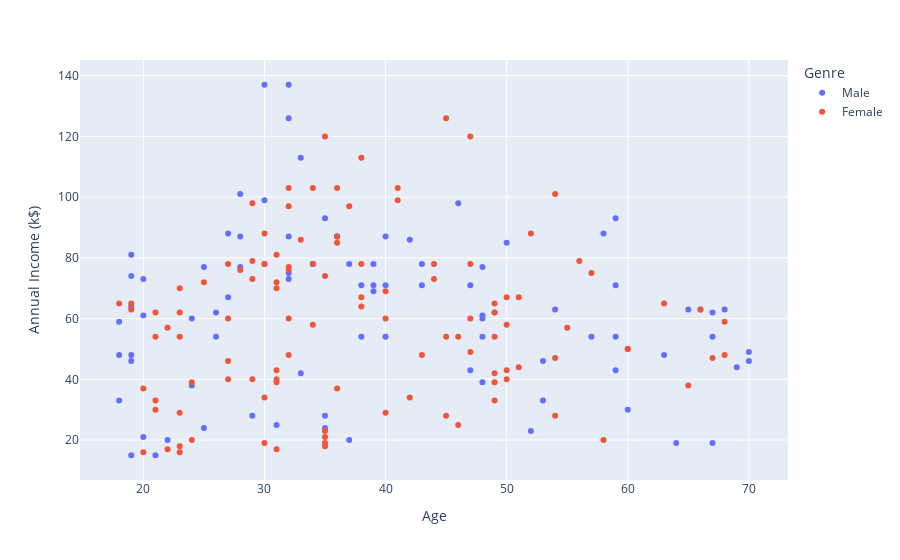

Notebook source saved alongside this figure:
### Code cell
fig = px.scatter(df, x="Age", y="Annual Income (k$)", color="Genre")
fig.show()

### Figure 1 — Plotly figure (JSON) as saved in the notebook; plotly's stock layout.template omitted (floating-point values rounded to 4 significant figures)
{"data": [{"hovertemplate": "Genre=Male<br>Age=%{x}<br>Annual Income (k$)=%{y}<extra></extra>", "legendgroup": "Male", "marker": {"color": "#636efa", "symbol": "circle"}, "mode": "markers", "name": "Male", "orientation": "v", "showlegend": true, "type": "scatter", "x": [19, 21, 64, 67, 37, 22, 20, 52, 35, 25, 31, 29, 35, 60, 53, 18, 24, 48, 33, 59, 47, 69, 53, 70, 19, 63, 18, 19, 70, 59, 26, 40, 57, 38, 67, 48, 18, 48, 24, 48, 20, 67, 26, 49, 54, 68, 66, 65, 19, 27, 39, 43, 40, 59, 38, 47, 39, 20, 32, 19, 32, 25, 28, 48, 34, 43, 39, 37, 34, 19, 50, 42, 32, 40, 28, 36, 36, 58, 27, 59, 35, 46, 30, 28, 33, 32, 32, 30], "xaxis": "x", "y": [15, 15, 19, 19, 20, 20, 21, 23, 24, 24, 25, 28, 28, 30, 33, 33, 38, 39, 42, 43, 43, 44, 46, 46, 46, 48, 48, 48, 49, 54, 54, 54, 54, 54, 54, 54, 59, 60, 60, 61, 61, 62, 62, 62, 63, 63, 63, 63, 64, 67, 69, 71, 71, 71, 71, 71, 71, 73, 73, 74, 75, 77, 77, 77, 78, 78, 78, 78, 78, 81, 85, 86, 87, 87, 87, 87, 87, 88, 88, 93, 93, 98, 99, 101, 113, 126, 137, 137], "yaxis": "y"}, {"hovertemplate": "Genre=Female<br>Age=%{x}<br>Annual Income (k$)=%{y}<extra></extra>", "legendgroup": "Female", "marker": {"color": "#EF553B", "symbol": "circle"}, "mode": "markers", "name": "Female", "orientation": "v", "showlegend": true, "type": "scatter", "x": [20, 23, 31, 22, 35, 23, 30, 35, 58, 24, 35, 35, 46, 54, 45, 40, 23, 21, 49, 21, 42, 30, 36, 20, 65, 31, 49, 24, 50, 27, 29, 31, 49, 31, 50, 51, 27, 67, 54, 43, 68, 32, 47, 60, 60, 45, 23, 49, 46, 21, 55, 22, 34, 50, 68, 40, 32, 47, 27, 23, 49, 21, 66, 19, 38, 18, 19, 63, 49, 51, 50, 38, 40, 23, 31, 25, 31, 29, 44, 35, 57, 28, 32, 32, 34, 44, 38, 47, 27, 30, 30, 56, 29, 31, 36, 33, 36, 52, 30, 37, 32, 29, 41, 54, 41, 36, 34, 32, 38, 47, 35, 45], "xaxis": "x", "y": [16, 16, 17, 17, 18, 18, 19, 19, 20, 20, 21, 23, 25, 28, 28, 29, 29, 30, 33, 33, 34, 34, 37, 37, 38, 39, 39, 39, 40, 40, 40, 40, 42, 43, 43, 44, 46, 47, 47, 48, 48, 48, 49, 50, 50, 54, 54, 54, 54, 54, 57, 57, 58, 58, 59, 60, 60, 60, 60, 62, 62, 62, 63, 63, 64, 65, 65, 65, 65, 67, 67, 67, 69, 70, 70, 72, 72, 73, 73, 74, 75, 76, 76, 77, 78, 78, 78, 78, 78, 78, 78, 79, 79, 81, 85, 86, 87, 88, 88, 97, 97, 98, 99, 101, 103, 103, 103, 103, 113, 120, 120, 126], "yaxis": "y"}], "layout": {"legend": {"title": {"text": "Genre"}, "tracegroupgap": 0}, "margin": {"t": 60}, "xaxis": {"anchor": "y", "domain": [0, 1], "title": {"text": "Age"}}, "yaxis": {"anchor": "x", "domain": [0, 1], "title": {"text": "Annual Income (k$)"}}}}
